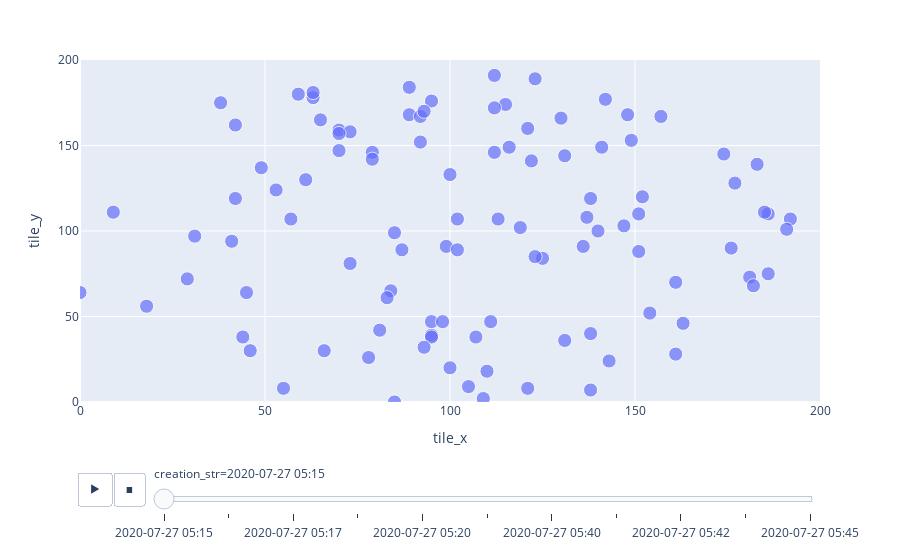

Write notebook code for a chart like this one.
### Code cell
import plotly.express as px

all_infected_tiles['infected_px'] = all_infected_tiles.infected*1

px.scatter(all_infected_tiles, x="tile_x", y="tile_y", animation_frame="creation_str",
           size="infected_px", hover_name="infected",
            size_max=10, range_x=[0,200], range_y=[0,200])

### Figure 1 — Plotly figure (JSON) as saved in the notebook; plotly's stock layout.template omitted (floating-point values rounded to 4 significant figures)
{"data": [{"hovertemplate": "<b>%{hovertext}</b><br><br>creation_str=2020-07-27 05:15<br>tile_x=%{x}<br>tile_y=%{y}<br>infected_px=%{marker.size}<extra></extra>", "hovertext": [1, 1, 1, 1, 1, 1, 1, 1, 1, 1, 1, 1, 1, 1, 1, 1, 1, 1, 1, 1, 1, 1, 1, 1, 1, 1, 1, 1, 1, 1, 1, 1, 1, 1, 1, 1, 1, 1, 1, 1, 1, 1, 1, 1, 1, 1, 1, 1, 1, 1, 1, 1, 1, 1, 1, 1, 1, 1, 1, 1, 1, 1, 1, 1, 1, 1, 1, 1, 1, 1, 1, 1, 1, 1, 1, 1, 1, 1, 1, 1, 1, 1, 1, 1, 1, 1, 1, 1, 1, 1, 1, 1, 1, 1, 1, 1, 1, 1, 1, 1, 1, 1, 1, 1], "legendgroup": "", "marker": {"color": "#636efa", "size": [1, 1, 1, 1, 1, 1, 1, 1, 1, 1, 1, 1, 1, 1, 1, 1, 1, 1, 1, 1, 1, 1, 1, 1, 1, 1, 1, 1, 1, 1, 1, 1, 1, 1, 1, 1, 1, 1, 1, 1, 1, 1, 1, 1, 1, 1, 1, 1, 1, 1, 1, 1, 1, 1, 1, 1, 1, 1, 1, 1, 1, 1, 1, 1, 1, 1, 1, 1, 1, 1, 1, 1, 1, 1, 1, 1, 1, 1, 1, 1, 1, 1, 1, 1, 1, 1, 1, 1, 1, 1, 1, 1, 1, 1, 1, 1, 1, 1, 1, 1, 1, 1, 1, 1], "sizemode": "area", "sizeref": 0.01, "symbol": "circle"}, "mode": "markers", "name": "", "orientation": "v", "showlegend": false, "type": "scatter", "x": [100, 121, 161, 18, 85, 157, 112, 70, 85, 161, 84, 181, 31, 46, 186, 115, 140, 42, 95, 73, 163, 192, 121, 110, 59, 61, 53, 125, 29, 141, 149, 89, 112, 154, 186, 131, 63, 95, 49, 63, 79, 112, 42, 9, 41, 152, 123, 136, 147, 148, 95, 151, 78, 131, 89, 122, 174, 73, 95, 44, 93, 182, 83, 109, 70, 81, 65, 111, 87, 177, 119, 151, 191, 55, 45, 143, 38, 176, 92, 183, 138, 70, 130, 92, 185, 99, 116, 138, 0, 100, 123, 107, 137, 138, 79, 142, 57, 102, 93, 102, 105, 113, 66, 98], "xaxis": "x", "y": [133, 160, 70, 56, 0, 167, 191, 159, 99, 28, 65, 73, 97, 30, 75, 174, 100, 119, 176, 158, 46, 107, 8, 18, 180, 130, 124, 84, 72, 149, 153, 168, 172, 52, 110, 144, 178, 39, 137, 181, 146, 146, 162, 111, 94, 120, 189, 91, 103, 168, 47, 88, 26, 36, 184, 141, 145, 81, 38, 38, 32, 68, 61, 2, 147, 42, 165, 47, 89, 128, 102, 110, 101, 8, 64, 24, 175, 90, 152, 139, 7, 157, 166, 167, 111, 91, 149, 40, 64, 20, 85, 38, 108, 119, 142, 177, 107, 89, 170, 107, 9, 107, 30, 47], "yaxis": "y"}], "layout": {"legend": {"itemsizing": "constant", "tracegroupgap": 0}, "margin": {"t": 60}, "sliders": [{"active": 0, "currentvalue": {"prefix": "creation_str="}, "len": 0.9, "pad": {"b": 10, "t": 60}, "steps": [{"args": [["2020-07-27 05:15"], {"frame": {"duration": 0, "redraw": false}, "fromcurrent": true, "mode": "immediate", "transition": {"duration": 0, "easing": "linear"}}], "label": "2020-07-27 05:15", "method": "animate"}, {"args": [["2020-07-27 05:16"], {"frame": {"duration": 0, "redraw": false}, "fromcurrent": true, "mode": "immediate", "transition": {"duration": 0, "easing": "linear"}}], "label": "2020-07-27 05:16", "method": "animate"}, {"args": [["2020-07-27 05:17"], {"frame": {"duration": 0, "redraw": false}, "fromcurrent": true, "mode": "immediate", "transition": {"duration": 0, "easing": "linear"}}], "label": "2020-07-27 05:17", "method": "animate"}, {"args": [["2020-07-27 05:19"], {"frame": {"duration": 0, "redraw": false}, "fromcurrent": true, "mode": "immediate", "transition": {"duration": 0, "easing": "linear"}}], "label": "2020-07-27 05:19", "method": "animate"}, {"args": [["2020-07-27 05:20"], {"frame": {"duration": 0, "redraw": false}, "fromcurrent": true, "mode": "immediate", "transition": {"duration": 0, "easing": "linear"}}], "label": "2020-07-27 05:20", "method": "animate"}, {"args": [["2020-07-27 05:21"], {"frame": {"duration": 0, "redraw": false}, "fromcurrent": true, "mode": "immediate", "transition": {"duration": 0, "easing": "linear"}}], "label": "2020-07-27 05:21", "method": "animate"}, {"args": [["2020-07-27 05:40"], {"frame": {"duration": 0, "redraw": false}, "fromcurrent": true, "mode": "immediate", "transition": {"duration": 0, "easing": "linear"}}], "label": "2020-07-27 05:40", "method": "animate"}, {"args": [["2020-07-27 05:41"], {"frame": {"duration": 0, "redraw": false}, "fromcurrent": true, "mode": "immediate", "transition": {"duration": 0, "easing": "linear"}}], "label": "2020-07-27 05:41", "method": "animate"}, {"args": [["2020-07-27 05:42"], {"frame": {"duration": 0, "redraw": false}, "fromcurrent": true, "mode": "immediate", "transition": {"duration": 0, "easing": "linear"}}], "label": "2020-07-27 05:42", "method": "animate"}, {"args": [["2020-07-27 05:44"], {"frame": {"duration": 0, "redraw": false}, "fromcurrent": true, "mode": "immediate", "transition": {"duration": 0, "easing": "linear"}}], "label": "2020-07-27 05:44", "method": "animate"}, {"args": [["2020-07-27 05:45"], {"frame": {"duration": 0, "redraw": false}, "fromcurrent": true, "mode": "immediate", "transition": {"duration": 0, "easing": "linear"}}], "label": "2020-07-27 05:45", "method": "animate"}], "x": 0.1, "xanchor": "left", "y": 0, "yanchor": "top"}], "updatemenus": [{"buttons": [{"args": [null, {"frame": {"duration": 500, "redraw": false}, "fromcurrent": true, "mode": "immediate", "transition": {"duration": 500, "easing": "linear"}}], "label": "&#9654;", "method": "animate"}, {"args": [[null], {"frame": {"duration": 0, "redraw": false}, "fromcurrent": true, "mode": "immediate", "transition": {"duration": 0, "easing": "linear"}}], "label": "&#9724;", "method": "animate"}], "direction": "left", "pad": {"r": 10, "t": 70}, "showactive": false, "type": "buttons", "x": 0.1, "xanchor": "right", "y": 0, "yanchor": "top"}], "xaxis": {"anchor": "y", "domain": [0, 1], "range": [0, 200], "title": {"text": "tile_x"}}, "yaxis": {"anchor": "x", "domain": [0, 1], "range": [0, 200], "title": {"text": "tile_y"}}}}
